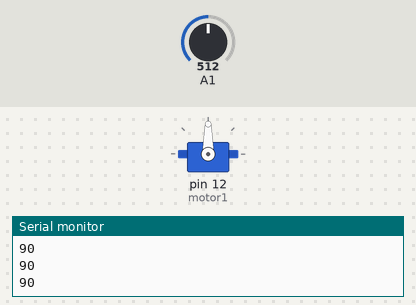
A sketch run on a simulated Arduino Uno, built with avr-gcc and run on an emulated ATmega328P. Parts: servo, the last lines printed to the serial monitor. The inputs (shaded band) are chosen by the test bench; at power-on: A1 = 512.

Above: at 1.2 s.
1.3 s: A1 set to 716
At 1.9 s:
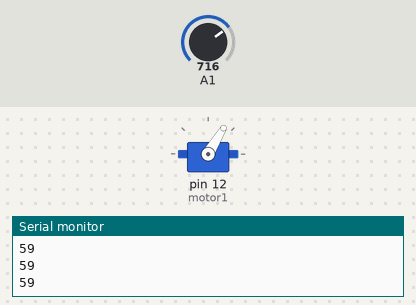
2.8 s: A1 set to 900
At 3.1 s:
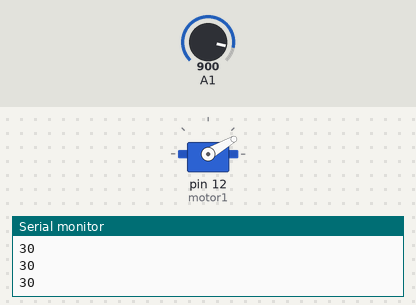
4.3 s: A1 set to 1023
At 5.4 s:
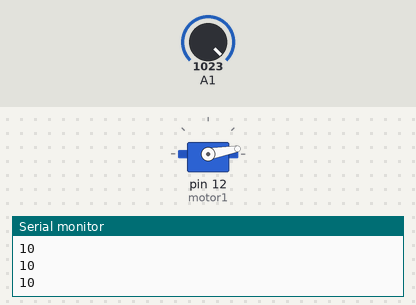
5.8 s: A1 set to 306
At 6.6 s:
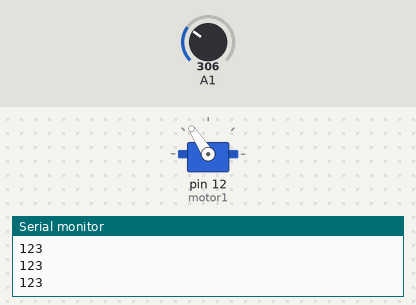
7.3 s: A1 set to 122
At 7.6 s:
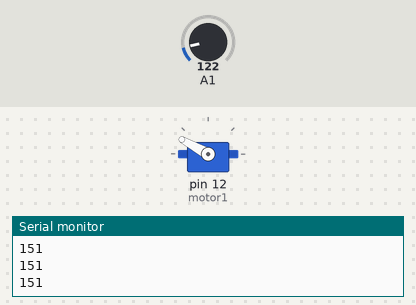
8.8 s: A1 set to 0
At 10.1 s:
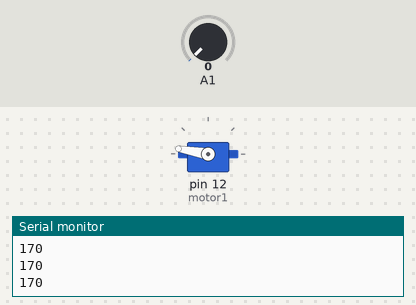
Timing chart, 0 to 11.3 s (numbered marks = the images above; inputs shaded):
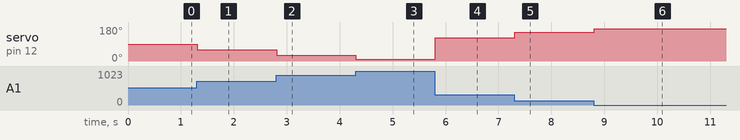

The sketch:

Servo_Motor_Potentiometer_Control.ino
```cpp
#include <Servo.h>
Servo motor1;

void setup() {
  // put your setup code here, to run once:
  Serial.begin(9600);
  motor1.attach(12);
}

void loop() {
  // put your main code here, to run repeatedly:
  int pinA1 = analogRead(A1);
  int value = map(pinA1, 0 , 1023, 170, 10); //가변저항의 돌리는 방향과 맞추고 싶다면 10, 170자리를 서로 바꾸면 됨.
  Serial.println(value);
  motor1.write(value);

}
```

Measured:
- after the input at 1.3 s, servo on pin 12 (motor1): 90° → 59° at once
- after the input at 2.8 s, servo on pin 12 (motor1): 59° → 30° at once
- after the input at 4.3 s, servo on pin 12 (motor1): 30° → 10° at once
- after the input at 5.8 s, servo on pin 12 (motor1): 10° → 123° at once
- after the input at 7.3 s, servo on pin 12 (motor1): 123° → 151° at once
- after the input at 8.8 s, servo on pin 12 (motor1): 151° → 170° at once
